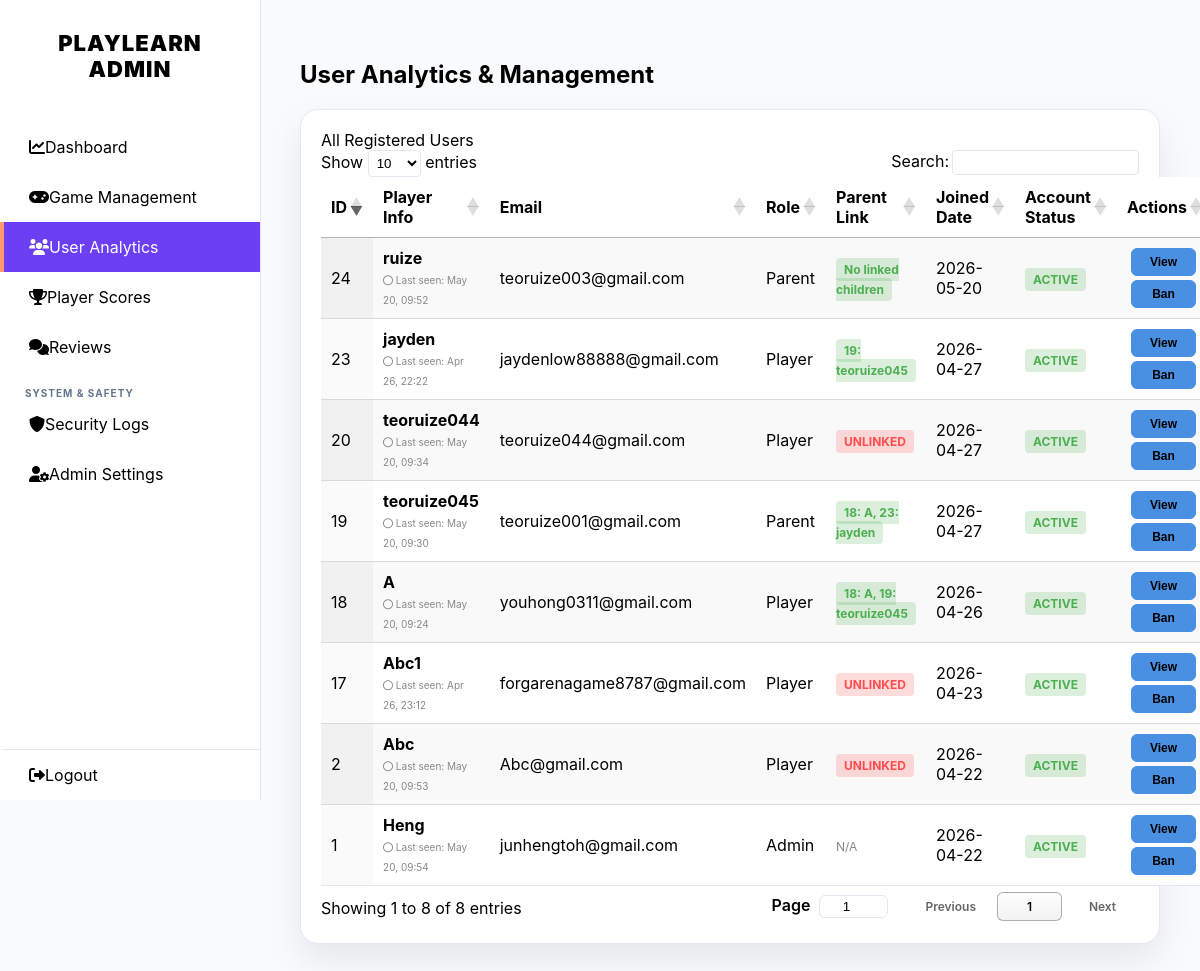
/admin_users.php (signed in), run on an earlier commit of the app's database.
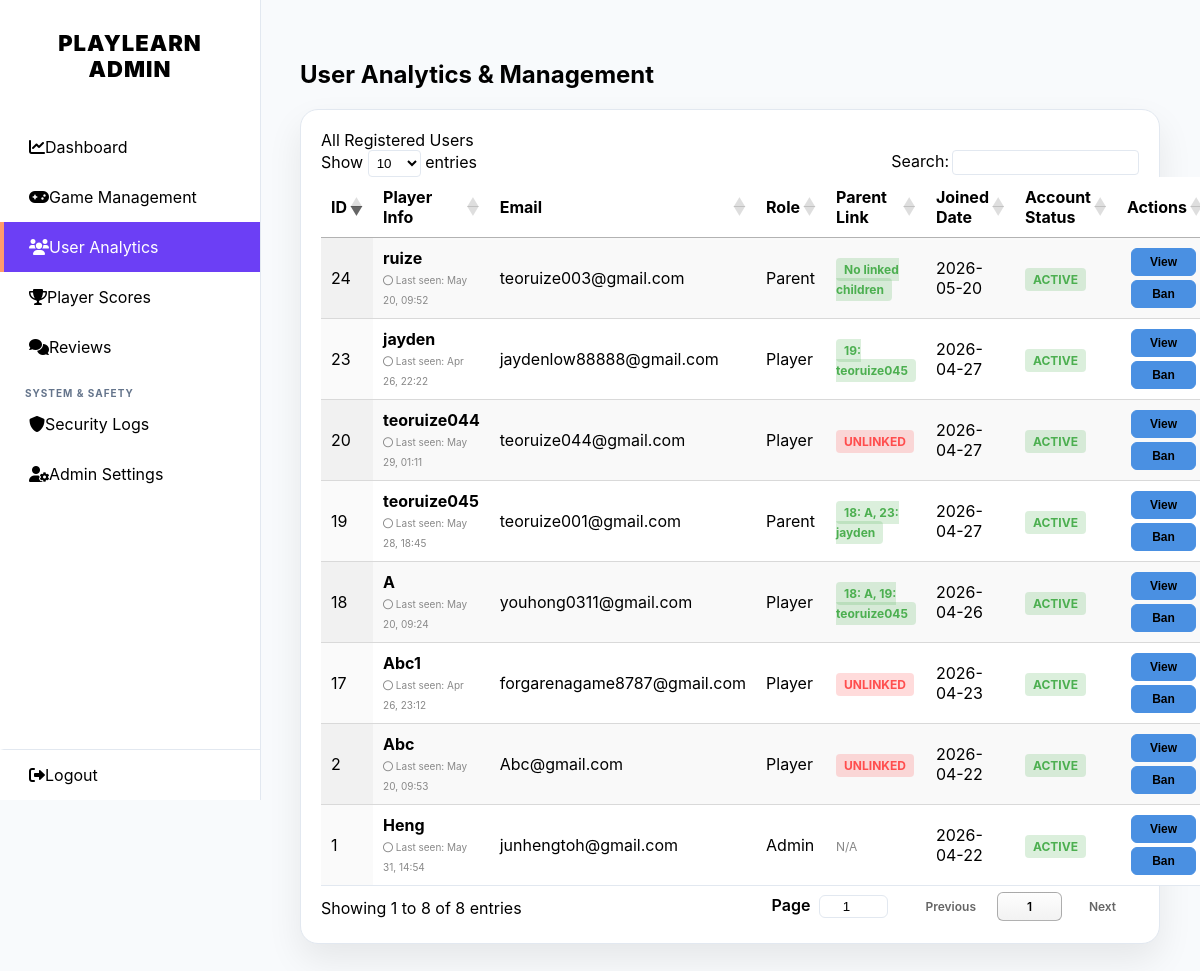
And on a later commit of the database.
### tables this page shows
CREATE TABLE `users` (
  `id` int(11) NOT NULL,
  `username` varchar(50) NOT NULL,
  `profile_image` varchar(255) DEFAULT NULL,
  `avatar_frame` varchar(255) DEFAULT NULL,
  `frame_expires_at` datetime DEFAULT NULL,
  `title` varchar(50) DEFAULT NULL,
  `title_expires_at` datetime DEFAULT NULL,
  `email` varchar(100) NOT NULL,
  `password` varchar(255) NOT NULL,
  `birthday` date NOT NULL,
  `gender` varchar(10) DEFAULT NULL,
  `ic_number` varchar(40) DEFAULT NULL,
  `role` enum('player','admin','parent') DEFAULT 'player',
  `level` int(11) DEFAULT 1,
  `total_exp` int(11) DEFAULT 0,
  `weekly_exp` int(11) DEFAULT 0,
  `link_code` varchar(10) DEFAULT NULL,
  `status` enum('active','banned') DEFAULT 'active',
  `ban_reason` varchar(255) DEFAULT NULL,
  `banned_at` datetime DEFAULT NULL,
  `last_login` datetime DEFAULT NULL,
  `created_at` timestamp NOT NULL DEFAULT current_timestamp(),
  `last_seen` datetime DEFAULT current_timestamp(),
  `theme_preference` varchar(10) DEFAULT 'dark'
);

### admin_users.php (the view, shortened to what the changed rows need)
<?php
require 'db_conn.php';
?>
<!DOCTYPE html>
<html lang="en">
<head>
    <link rel="stylesheet" href="https://cdnjs.cloudflare.com/ajax/libs/font-awesome/6.0.0/css/all.min.css">
    <link rel="stylesheet" href="https://cdn.datatables.net/1.13.4/css/jquery.dataTables.min.css">
    <link rel="stylesheet" href="css/admin_global.css?v=<?php echo time(); ?>">
</head>
<body>
    <main class="main-content">
        <div class="header-row">
            <h2>User Analytics & Management</h2>
        </div>
        <div class="content-card">
            <table id="analyticsTable" class="display" style="width:100%">
                <thead>
                    <tr>
                        <th>ID</th>
                        <th>Player Info</th>
                        <th>Email</th>
                        <th>Role</th>
                        <th>Parent Link</th>
                        <th>Joined Date</th>
                        <th>Account Status</th>
                        <th>Actions</th>
                    </tr>
                </thead>
                <tbody>
                    <?php
                    $query = "SELECT u.id, u.username, u.email, u.role, u.created_at, u.last_seen, u.status,
                                     u.birthday, u.gender, u.ic_number, u.ban_reason, u.banned_at,
                                     GROUP_CONCAT(DISTINCT CONCAT(p.id, ': ', p.username) ORDER BY p.username SEPARATOR ', ') AS parent_names,
                                     (
                                        SELECT GROUP_CONCAT(CONCAT(c.id, ': ', c.username) ORDER BY c.username SEPARATOR ', ')
                                        FROM account_links al_child
                                        JOIN users c ON c.id = al_child.child_id
                                        WHERE al_child.parent_id = u.id
                                     ) AS child_names
                              FROM users u
                              LEFT JOIN account_links al ON al.child_id = u.id
                              LEFT JOIN users p ON p.id = al.parent_id
                              GROUP BY u.id, u.username, u.email, u.role, u.created_at, u.last_seen, u.status,
                                       u.birthday, u.gender, u.ic_number, u.ban_reason, u.banned_at
                              ORDER BY u.id DESC";
                    $result = $conn->query($query);
                    $score_count_stmt = $conn->prepare("SELECT COUNT(*) AS total, MAX(played_at) AS last_played FROM game_scores WHERE user_id = ?");
                    $review_stmt = $conn->prepare("SELECT gr.rating_type, gr.rating_score, gr.comment_text, gr.created_at, l.level_name FROM game_reviews gr LEFT JOIN levels l ON l.id = gr.game_id WHERE gr.user_id = ? ORDER BY gr.created_at DESC LIMIT 3");
                    $review_count_stmt = $conn->prepare("SELECT COUNT(*) AS total FROM game_reviews WHERE user_id = ?");
                    while($user = $result->fetch_assoc()):
                        $last_seen = !empty($user['last_seen']) ? strtotime($user['last_seen']) : 0;
                        $diff = $last_seen > 0 ? time() - $last_seen : PHP_INT_MAX;
                        $is_online = ($diff <= 300 && $user['status'] !== 'banned');
                        $parent_link = !empty($user['parent_names']) ? $user['parent_names'] : 'Unlinked';
                        $child_link = !empty($user['child_names']) ? $user['child_names'] : 'No linked children';
                        $user_id_int = intval($user['id']);
                        $score_count_stmt->bind_param("i", $user_id_int);
                        $score_count_stmt->execute();
                        $score_summary = $score_count_stmt->get_result()->fetch_assoc() ?: ['total' => 0, 'last_played' => null];
                        $recent_scores = [];
                        $review_count_stmt->bind_param("i", $user_id_int);
                        $review_count_stmt->execute();
                        $review_summary = $review_count_stmt->get_result()->fetch_assoc() ?: ['total' => 0];
                        $review_stmt->bind_param("i", $user_id_int);
                        $review_stmt->execute();
                        $recent_reviews = [];
                        $review_res = $review_stmt->get_result();
                        while ($review = $review_res->fetch_assoc()) {
                            $recent_reviews[] = $review;
                        }
                    ?>
                    <tr>
                        <td><?php echo intval($user['id']); ?></td>
                        <td>
                            <strong><?php echo htmlspecialchars($user['username']); ?></strong><br>
                            <?php if ($is_online): ?>
                                <span style="color: #00ff00; font-size: 10px;"><i class="fas fa-circle"></i> Online</span>
                            <?php else: ?>
                                <span style="color: #888; font-size: 10px;"><i class="far fa-circle"></i> Last seen: <?php echo $last_seen > 0 ? date('M d, H:i', $last_seen) : 'Never'; ?></span>
                            <?php endif; ?>
                        </td>
                        <td><?php echo htmlspecialchars($user['email']); ?></td>
                        <td><?php echo ucfirst(htmlspecialchars($user['role'])); ?></td>
                        <td>
                            <?php if ($user['role'] === 'player'): ?>
                                <?php if (!empty($user['parent_names'])): ?>
                                    <span class="badge badge-active"><?php echo htmlspecialchars($user['parent_names']); ?></span>
                                <?php else: ?>
                                    <span class="badge badge-banned">UNLINKED</span>
                                <?php endif; ?>
                            <?php elseif ($user['role'] === 'parent'): ?>
                                <span class="badge badge-active"><?php echo htmlspecialchars($child_link); ?></span>
                            <?php else: ?>
                                <span style="color:#888; font-size:12px;">N/A</span>
                            <?php endif; ?>
                        </td>
                        <td><?php echo date('Y-m-d', strtotime($user['created_at'])); ?></td>
                        <td>
                            <span class="badge <?php echo ($user['status'] == 'active') ? 'badge-active' : 'badge-banned'; ?>">
                                <?php echo strtoupper(htmlspecialchars($user['status'])); ?>
                            </span>
                        </td>
                        <td>
                            <button
                                class="studio-btn"
                                style="background:#333; margin-right:5px;"
                                data-id="<?php echo intval($user['id']); ?>"
                                data-username="<?php echo htmlspecialchars($user['username'], ENT_QUOTES); ?>"
                                data-email="<?php echo htmlspecialchars($user['email'], ENT_QUOTES); ?>"
                                data-role="<?php echo htmlspecialchars(ucfirst($user['role']), ENT_QUOTES); ?>"
                                data-parent-link="<?php echo htmlspecialchars($parent_link, ENT_QUOTES); ?>"
                                data-children="<?php echo htmlspecialchars($child_link, ENT_QUOTES); ?>"
                                data-birthday="<?php echo htmlspecialchars($user['birthday'] ?: 'Not set', ENT_QUOTES); ?>"
                                data-gender="<?php echo htmlspecialchars($user['gender'] ?: 'Not set', ENT_QUOTES); ?>"
                                data-ic="<?php echo htmlspecialchars($user['ic_number'] ?: 'Not set', ENT_QUOTES); ?>"
                                data-joined="<?php echo htmlspecialchars(date('Y-m-d', strtotime($user['created_at'])), ENT_QUOTES); ?>"
                                data-status="<?php echo htmlspecialchars(strtoupper($user['status']), ENT_QUOTES); ?>"
                                data-ban-reason="<?php echo htmlspecialchars($user['ban_reason'] ?: 'None', ENT_QUOTES); ?>"
                                data-banned-at="<?php echo htmlspecialchars($user['banned_at'] ?: 'None', ENT_QUOTES); ?>"
                                data-score-total="<?php echo intval($score_summary['total']); ?>"
                                data-last-played="<?php echo htmlspecialchars($score_summary['last_played'] ?: 'None', ENT_QUOTES); ?>"
                                data-review-total="<?php echo intval($review_summary['total']); ?>"
                                data-recent-scores="<?php echo htmlspecialchars(json_encode($recent_scores), ENT_QUOTES); ?>"
                                data-recent-reviews="<?php echo htmlspecialchars(json_encode($recent_reviews), ENT_QUOTES); ?>"
                                onclick="viewUserDetails(this)"
                            >View</button>
                            <?php if ($user['status'] == 'active'): ?>
                                <button class="studio-btn" style="background:#ff4d4d;" onclick="openBanModal(<?php echo intval($user['id']); ?>, '<?php echo htmlspecialchars($user['username'], ENT_QUOTES); ?>')">Ban</button>
                            <?php else: ?>
                                <a href="process_ban.php?id=<?php echo intval($user['id']); ?>&action=unban" class="studio-btn" style="background:#4caf50; text-decoration:none;">Unban</a>
                            <?php endif; ?>
                        </td>
                    </tr>
                    <?php endwhile; ?>
                </tbody>
            </table>
        </div>
    </main>
</body>
</html>

What changed in the data, as far as the page shows it:
changed users "teoruize044": last_seen "May 20, 09:34" → "May 29, 01:11"
changed users "teoruize045": last_seen "May 20, 09:30" → "May 28, 18:45"
changed users "Heng": last_seen "May 20, 09:54" → "May 31, 14:54"
